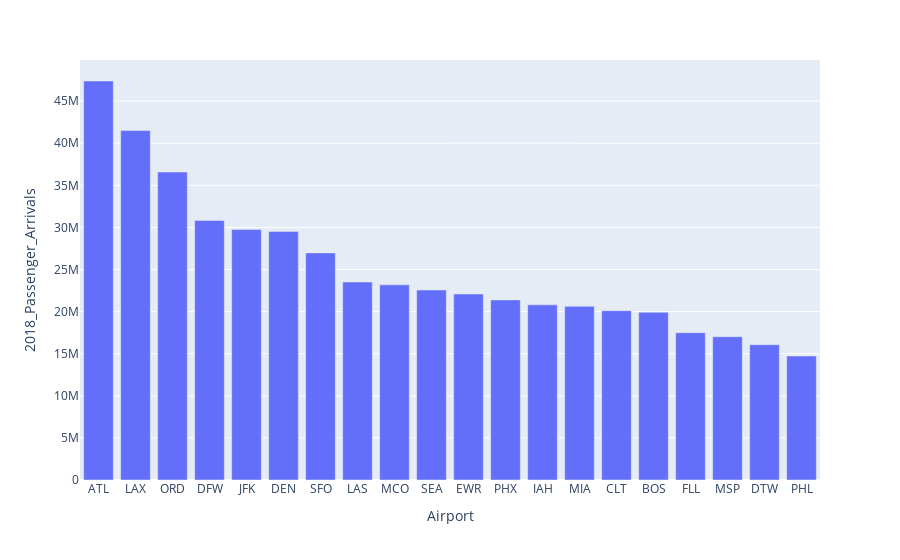

Source (notebook cell):
### Code cell
fig_top_20_airports_2018

### Figure 1 — Plotly figure (JSON) as saved in the notebook; plotly's stock layout.template omitted (floating-point values rounded to 4 significant figures)
{"data": [{"alignmentgroup": "True", "hovertemplate": "Airport=%{x}<br>2018_Passenger_Arrivals=%{y}<extra></extra>", "legendgroup": "", "marker": {"color": "#636efa", "pattern": {"shape": ""}}, "name": "", "offsetgroup": "", "orientation": "v", "showlegend": false, "textposition": "auto", "type": "bar", "x": ["ATL", "LAX", "ORD", "DFW", "JFK", "DEN", "SFO", "LAS", "MCO", "SEA", "EWR", "PHX", "IAH", "MIA", "CLT", "BOS", "FLL", "MSP", "DTW", "PHL"], "xaxis": "x", "y": [47388875, 41502828, 36572207, 30823751, 29744941, 29527533, 26974833, 23511649, 23178413, 22558466, 22089153, 21388493, 20804509, 20634098, 20108513, 19925161, 17498368, 17016621, 16067119, 14721067], "yaxis": "y"}], "layout": {"barmode": "relative", "legend": {"tracegroupgap": 0}, "margin": {"t": 60}, "xaxis": {"anchor": "y", "domain": [0, 1], "title": {"text": "Airport"}}, "yaxis": {"anchor": "x", "domain": [0, 1], "title": {"text": "2018_Passenger_Arrivals"}}}}
